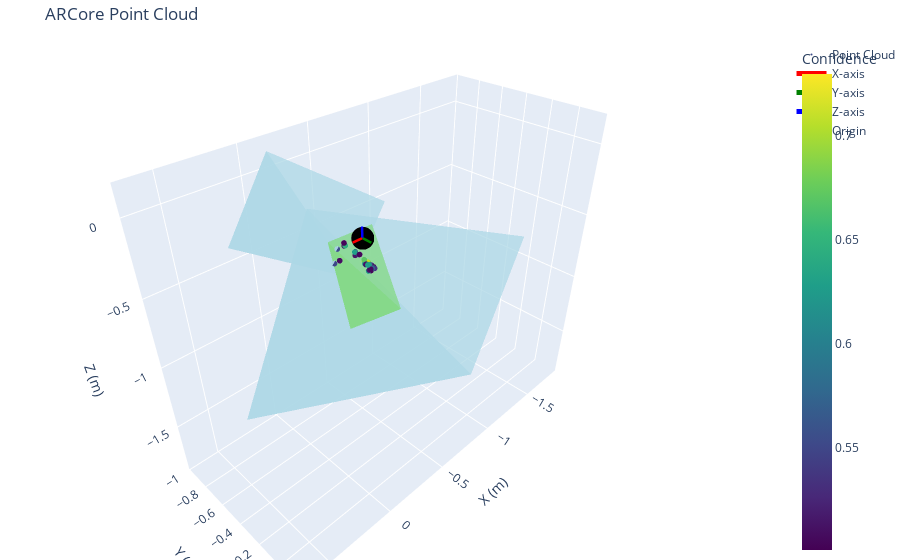

Notebook code for this chart:
### Code cell
import numpy as np
import plotly.graph_objects as go
import json

def read_arcore_pointcloud(bin_file_path):
    """
    Read ARCore point cloud from binary file.
    
    Args:
        bin_file_path: Path to the .bin file
    
    Returns:
        points: Nx3 array of (x, y, z) coordinates
        confidence: N array of confidence scores
    """
    # Read binary data as float32, little-endian
    data = np.fromfile(bin_file_path, dtype=np.float32)
    
    # Reshape into points (each point has 4 floats: x, y, z, confidence)
    num_points = len(data) // 4
    data = data[:num_points * 4].reshape(-1, 4)
    
    # Extract coordinates and confidence
    points = data[:, :3]  # x, y, z
    confidence = data[:, 3]  # confidence score
    
    return points, confidence

def read_arcore_planes(json_file_path):
    """
    Read ARCore detected planes from JSON file.
    
    Args:
        json_file_path: Path to the .json file
    
    Returns:
        planes: List of plane dictionaries
    """
    with open(json_file_path, 'r') as f:
        planes = json.load(f)
    return planes

def quaternion_to_rotation_matrix(q):
    """
    Convert quaternion to rotation matrix.
    
    Args:
        q: Quaternion [w, x, y, z]
    
    Returns:
        R: 3x3 rotation matrix
    """
    w, x, y, z = q
    R = np.array([
        [1 - 2*y*y - 2*z*z, 2*x*y - 2*z*w, 2*x*z + 2*y*w],
        [2*x*y + 2*z*w, 1 - 2*x*x - 2*z*z, 2*y*z - 2*x*w],
        [2*x*z - 2*y*w, 2*y*z + 2*x*w, 1 - 2*x*x - 2*y*y]
    ])
    return R

def create_plane_mesh(plane, color='lightblue'):
    """
    Create a 3D mesh for a plane.
    
    Args:
        plane: Plane dictionary from JSON
        color: Color for the mesh
    
    Returns:
        mesh: Plotly Mesh3d trace
    """
    extent_x = plane['extentX']
    extent_z = plane['extentZ']
    center_pose = plane['centerPose']
    
    # Extract translation and quaternion
    tx, ty, tz, qw, qx, qy, qz = center_pose
    
    # Rotation matrix
    R = quaternion_to_rotation_matrix([qw, qx, qy, qz])
    
    # Define local vertices of the rectangle (centered at origin)
    half_x = extent_x / 2
    half_z = extent_z / 2
    local_vertices = np.array([
        [-half_x, 0, -half_z],
        [half_x, 0, -half_z],
        [half_x, 0, half_z],
        [-half_x, 0, half_z]
    ])
    
    # Transform vertices
    transformed_vertices = (R @ local_vertices.T).T + np.array([tx, ty, tz])
    
    # Define faces (two triangles for the rectangle)
    i = [0, 1, 2, 0, 2, 3]
    j = [1, 2, 3, 2, 3, 0]
    k = [2, 3, 0, 3, 0, 1]
    
    mesh = go.Mesh3d(
        x=transformed_vertices[:, 0],
        y=transformed_vertices[:, 1],
        z=transformed_vertices[:, 2],
        i=i, j=j, k=k,
        color=color,
        opacity=0.5,
        name=f"Plane ({plane['type']})"
    )
    
    return mesh

def plot_pointcloud_interactive(points, confidence=None, planes=None, title="ARCore Point Cloud"):
    """
    Plot 3D point cloud interactively using Plotly with origin, axes, and planes.
    
    Args:
        points: Nx3 array of (x, y, z) coordinates
        confidence: Optional N array of confidence scores for coloring
        planes: Optional list of plane dictionaries
        title: Plot title
    """
    # Create the scatter plot for points
    if confidence is not None:
        marker = dict(
            size=2,
            color=confidence,
            colorscale='Viridis',
            showscale=True,
            colorbar=dict(title="Confidence")
        )
    else:
        marker = dict(
            size=2,
            color='blue',
            showscale=False
        )
    
    point_trace = go.Scatter3d(
        x=points[:, 0],
        y=points[:, 1],
        z=points[:, 2],
        mode='markers',
        marker=marker,
        hovertemplate='X: %{x:.3f}<br>Y: %{y:.3f}<br>Z: %{z:.3f}<extra></extra>',
        name='Point Cloud'
    )
    
    # Define axis lengths based on point cloud bounds
    max_range = max(
        points[:, 0].max() - points[:, 0].min(),
        points[:, 1].max() - points[:, 1].min(),
        points[:, 2].max() - points[:, 2].min()
    ) / 4  # Use 1/4 of the range for axis length
    
    # X-axis (red)
    x_axis = go.Scatter3d(
        x=[0, max_range, None, 0, 0, None, 0, 0],
        y=[0, 0, None, 0, 0, None, 0, 0],
        z=[0, 0, None, 0, 0, None, 0, 0],
        mode='lines',
        line=dict(color='red', width=5),
        hoverinfo='skip',
        name='X-axis'
    )
    
    # Y-axis (green)
    y_axis = go.Scatter3d(
        x=[0, 0, None, 0, 0, None, 0, 0],
        y=[0, max_range, None, 0, 0, None, 0, 0],
        z=[0, 0, None, 0, 0, None, 0, 0],
        mode='lines',
        line=dict(color='green', width=5),
        hoverinfo='skip',
        name='Y-axis'
    )
    
    # Z-axis (blue)
    z_axis = go.Scatter3d(
        x=[0, 0, None, 0, 0, None, 0, 0],
        y=[0, 0, None, 0, 0, None, 0, 0],
        z=[0, max_range, None, 0, 0, None, 0, 0],
        mode='lines',
        line=dict(color='blue', width=5),
        hoverinfo='skip',
        name='Z-axis'
    )
    
    # Origin marker
    origin = go.Scatter3d(
        x=[0],
        y=[0],
        z=[0],
        mode='markers',
        marker=dict(size=8, color='black'),
        hovertemplate='Origin<br>X: 0.000<br>Y: 0.000<br>Z: 0.000',
        name='Origin'
    )
    
    # Combine traces
    traces = [point_trace, x_axis, y_axis, z_axis, origin]
    
    # Add plane meshes if provided
    if planes:
        for plane in planes:
            if plane['type'] == 'VERTICAL':
                color = 'lightgreen'
            else:  # HORIZONTAL
                color = 'lightblue'
            mesh = create_plane_mesh(plane, color)
            traces.append(mesh)
    
    # Create figure
    fig = go.Figure(data=traces)
    
    # Update layout
    fig.update_layout(
        title=title,
        scene=dict(
            xaxis_title='X (m)',
            yaxis_title='Y (m)',
            zaxis_title='Z (m)',
            aspectmode='data'
        ),
        margin=dict(l=0, r=0, b=0, t=40)
    )
    
    # Show the interactive plot
    fig.show()

# Example usage - replace with your actual file paths
bin_file_path = './accumulated_pointcloud.bin'  # Update this path
json_file_path = './detected_planes.json'  # Update this path

# Read the point cloud
points, confidence = read_arcore_pointcloud(bin_file_path)

# Read the planes
planes = read_arcore_planes(json_file_path)

print(f"Loaded {len(points)} points")
print(f"Loaded {len(planes)} planes")
print(f"Point cloud bounds:")
print(f"X: {points[:, 0].min():.3f} to {points[:, 0].max():.3f}")
print(f"Y: {points[:, 1].min():.3f} to {points[:, 1].max():.3f}")
print(f"Z: {points[:, 2].min():.3f} to {points[:, 2].max():.3f}")

# Plot the point cloud and planes interactively
plot_pointcloud_interactive(points, confidence, planes)

### Figure 1 — Plotly figure (JSON) as saved in the notebook; plotly's stock layout.template omitted (floating-point values rounded to 4 significant figures)
{"data": [{"hovertemplate": "X: %{x:.3f}<br>Y: %{y:.3f}<br>Z: %{z:.3f}<extra></extra>", "marker": {"color": [0.5544, 0.5507, 0.5585, 0.5009, 0.5015, 0.5095, 0.5696, 0.5044, 0.5047, 0.5735, 0.5157, 0.522, 0.5027, 0.5369, 0.5398, 0.5711, 0.5382, 0.5201, 0.5296, 0.5041, 0.6331, 0.5263, 0.5019, 0.5146, 0.5041, 0.6326, 0.6166, 0.649, 0.5371, 0.6725, 0.6298, 0.5016, 0.6395, 0.6398, 0.6797, 0.5548, 0.7047, 0.7296, 0.6903, 0.6192, 0.7106, 0.6343, 0.6297, 0.6795, 0.6698, 0.5112, 0.5061], "colorbar": {"title": {"text": "Confidence"}}, "colorscale": [[0, "#440154"], [0.1111, "#482878"], [0.2222, "#3e4989"], [0.3333, "#31688e"], [0.4444, "#26828e"], [0.5556, "#1f9e89"], [0.6667, "#35b779"], [0.7778, "#6ece58"], [0.8889, "#b5de2b"], [1, "#fde725"]], "showscale": true, "size": 2}, "mode": "markers", "name": "Point Cloud", "type": "scatter3d", "x": [-0.02443, -0.00015, -0.0008693, -0.04899, -0.007198, -0.007016, -0.03521, -0.06097, -0.06246, -0.05989, -0.02101, -0.05667, -0.05608, -0.05023, -0.05576, -0.01971, -0.04985, -0.04977, -0.04957, -0.05454, -0.06164, -0.05363, -0.03686, -0.04935, -0.05624, -0.01684, -0.04917, -0.06133, -0.03579, -0.05636, -0.04979, -0.03123, -0.02987, -0.02975, -0.04286, -0.02988, -0.0397, -0.04999, -0.04899, -0.02685, -0.04836, -0.03024, -0.01982, -0.03614, -0.03515, -0.02894, -0.0258], "y": [-0.2203, -0.22, -0.221, 0.003623, -0.1855, -0.1857, 0.0276, -0.0913, -0.2087, -0.09311, 0.0211, 0.0006304, 0.0158, 0.02862, 0.01546, 0.02052, 0.02877, -0.03733, -0.03751, -0.1192, -0.2014, -0.1158, 0.01292, -0.112, -0.203, 0.01991, 0.01547, -0.1993, 0.01242, -0.02368, -0.1147, -0.01231, 0.009924, 0.01004, -0.03688, -0.01442, -0.03585, -0.02046, -0.02088, 0.01014, -0.01994, -0.02024, 0.01317, -0.03138, -0.02979, -0.008717, 0.02557], "z": [-0.1627, -0.24, -0.2403, -0.2037, -0.2104, -0.2097, -0.1745, -0.1559, -0.1555, -0.1566, -0.18, -0.1779, -0.18, -0.18, -0.1801, -0.1821, -0.1788, -0.1696, -0.1702, -0.1527, -0.1498, -0.1472, -0.1607, -0.1649, -0.1325, -0.1842, -0.1803, -0.1492, -0.1599, -0.17, -0.1467, -0.1664, -0.1577, -0.1576, -0.1598, -0.1677, -0.1567, -0.1709, -0.1697, -0.1601, -0.1652, -0.1661, -0.1532, -0.1493, -0.1487, -0.1631, -0.1758]}, {"hoverinfo": "skip", "line": {"color": "red", "width": 5}, "mode": "lines", "name": "X-axis", "type": "scatter3d", "x": [0, 0.06244, null, 0, 0, null, 0, 0], "y": [0, 0, null, 0, 0, null, 0, 0], "z": [0, 0, null, 0, 0, null, 0, 0]}, {"hoverinfo": "skip", "line": {"color": "green", "width": 5}, "mode": "lines", "name": "Y-axis", "type": "scatter3d", "x": [0, 0, null, 0, 0, null, 0, 0], "y": [0, 0.06244, null, 0, 0, null, 0, 0], "z": [0, 0, null, 0, 0, null, 0, 0]}, {"hoverinfo": "skip", "line": {"color": "blue", "width": 5}, "mode": "lines", "name": "Z-axis", "type": "scatter3d", "x": [0, 0, null, 0, 0, null, 0, 0], "y": [0, 0, null, 0, 0, null, 0, 0], "z": [0, 0.06244, null, 0, 0, null, 0, 0]}, {"hovertemplate": "Origin<br>X: 0.000<br>Y: 0.000<br>Z: 0.000", "marker": {"color": "black", "size": 8}, "mode": "markers", "name": "Origin", "type": "scatter3d", "x": [0], "y": [0], "z": [0]}, {"color": "lightblue", "i": [0, 1, 2, 0, 2, 3], "j": [1, 2, 3, 2, 3, 0], "k": [2, 3, 0, 3, 0, 1], "name": "Plane (HORIZONTAL_UPWARD_FACING)", "opacity": 0.5, "type": "mesh3d", "x": [-0.7736, -1.114, -0.1632, 0.1771], "y": [-0.9736, -0.9736, -0.9736, -0.9736], "z": [-1.037, -0.5383, 0.1107, -0.3878]}, {"color": "lightblue", "i": [0, 1, 2, 0, 2, 3], "j": [1, 2, 3, 2, 3, 0], "k": [2, 3, 0, 3, 0, 1], "name": "Plane (HORIZONTAL_UPWARD_FACING)", "opacity": 0.5, "type": "mesh3d", "x": [-1.313, -1.809, 0.1497, 0.6457], "y": [-0.2175, -0.2175, -0.2175, -0.2175], "z": [-1.843, -0.8023, 0.1308, -0.9103]}, {"color": "lightgreen", "i": [0, 1, 2, 0, 2, 3], "j": [1, 2, 3, 2, 3, 0], "k": [2, 3, 0, 3, 0, 1], "name": "Plane (VERTICAL)", "opacity": 0.5, "type": "mesh3d", "x": [-0.2266, -0.4378, -0.1095, 0.1017], "y": [-0.5475, -0.3955, 0.156, 0.003958], "z": [-0.3397, -0.243, -0.3932, -0.4899]}], "layout": {"margin": {"b": 0, "l": 0, "r": 0, "t": 40}, "scene": {"aspectmode": "data", "xaxis": {"title": {"text": "X (m)"}}, "yaxis": {"title": {"text": "Y (m)"}}, "zaxis": {"title": {"text": "Z (m)"}}}, "title": {"text": "ARCore Point Cloud"}}}
